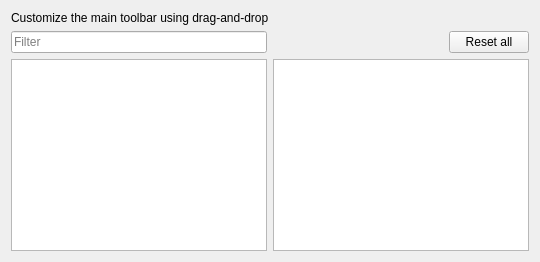
     <widget class="QWidget" name="toolbar">
      <layout class="QGridLayout" name="gridLayout_3">
       <item row="0" column="0" colspan="2">
        <widget class="QLabel" name="label_12">
         <property name="text">
          <string>Customize the main toolbar using drag-and-drop</string>
         </property>
        </widget>
       </item>
       <item row="1" column="0">
        <widget class="QLineEdit" name="w_tb_filter">
         <property name="placeholderText">
          <string>Filter</string>
         </property>
         <property name="clearButtonEnabled">
          <bool>true</bool>
         </property>
        </widget>
       </item>
       <item row="2" column="0">
        <widget class="QTreeView" name="w_tb_actions">
         <property name="editTriggers">
          <set>QAbstractItemView::EditTrigger::NoEditTriggers</set>
         </property>
         <property name="showDropIndicator" stdset="0">
          <bool>false</bool>
         </property>
         <property name="dragEnabled">
          <bool>true</bool>
         </property>
         <property name="dragDropMode">
          <enum>QAbstractItemView::DragDropMode::DragOnly</enum>
         </property>
         <property name="defaultDropAction">
          <enum>Qt::DropAction::CopyAction</enum>
         </property>
         <property name="alternatingRowColors">
          <bool>true</bool>
         </property>
         <property name="indentation">
          <number>0</number>
         </property>
         <property name="rootIsDecorated">
          <bool>false</bool>
         </property>
         <property name="uniformRowHeights">
          <bool>false</bool>
         </property>
         <property name="itemsExpandable">
          <bool>false</bool>
         </property>
         <property name="sortingEnabled">
          <bool>true</bool>
         </property>
         <property name="animated">
          <bool>true</bool>
         </property>
         <property name="allColumnsShowFocus">
          <bool>true</bool>
         </property>
         <property name="expandsOnDoubleClick">
          <bool>false</bool>
         </property>
        </widget>
       </item>
       <item row="2" column="1">
        <widget class="QTreeView" name="w_tb_toolbar">
         <property name="acceptDrops">
          <bool>true</bool>
         </property>
         <property name="dragEnabled">
          <bool>true</bool>
         </property>
         <property name="dragDropMode">
          <enum>QAbstractItemView::DragDropMode::DragDrop</enum>
         </property>
         <property name="defaultDropAction">
          <enum>Qt::DropAction::MoveAction</enum>
         </property>
         <property name="alternatingRowColors">
          <bool>true</bool>
         </property>
         <property name="rootIsDecorated">
          <bool>false</bool>
         </property>
         <property name="uniformRowHeights">
          <bool>true</bool>
         </property>
         <property name="itemsExpandable">
          <bool>false</bool>
         </property>
         <property name="animated">
          <bool>true</bool>
         </property>
         <property name="allColumnsShowFocus">
          <bool>true</bool>
         </property>
         <property name="expandsOnDoubleClick">
          <bool>false</bool>
         </property>
        </widget>
       </item>
       <item row="1" column="1" alignment="Qt::AlignmentFlag::AlignRight">
        <widget class="QPushButton" name="w_tb_reset">
         <property name="text">
          <string>Reset all</string>
         </property>
        </widget>
       </item>
      </layout>
     </widget>
